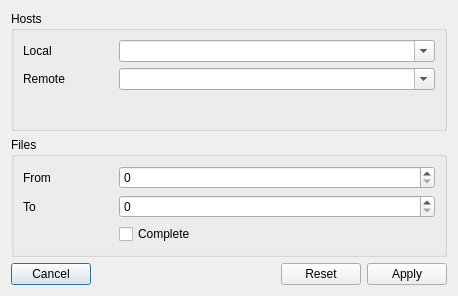
<?xml version="1.0" encoding="UTF-8"?>
<ui version="4.0">
 <class>FilterDialog</class>
 <widget class="QDialog" name="FilterDialog">
  <property name="geometry">
   <rect>
    <x>0</x>
    <y>0</y>
    <width>458</width>
    <height>296</height>
   </rect>
  </property>
  <property name="windowTitle">
   <string>Filter</string>
  </property>
  <layout class="QVBoxLayout" name="verticalLayout">
   <item>
    <widget class="QGroupBox" name="groupBox">
     <property name="title">
      <string>Hosts</string>
     </property>
     <layout class="QFormLayout" name="formLayout">
      <item row="0" column="0">
       <widget class="QLabel" name="label_1">
        <property name="minimumSize">
         <size>
          <width>90</width>
          <height>0</height>
         </size>
        </property>
        <property name="text">
         <string>Local</string>
        </property>
       </widget>
      </item>
      <item row="0" column="1">
       <widget class="QComboBox" name="local">
        <property name="editable">
         <bool>true</bool>
        </property>
       </widget>
      </item>
      <item row="1" column="0">
       <widget class="QLabel" name="label_2">
        <property name="minimumSize">
         <size>
          <width>90</width>
          <height>0</height>
         </size>
        </property>
        <property name="text">
         <string>Remote</string>
        </property>
       </widget>
      </item>
      <item row="1" column="1">
       <widget class="QComboBox" name="remote">
        <property name="editable">
         <bool>true</bool>
        </property>
       </widget>
      </item>
     </layout>
    </widget>
   </item>
   <item>
    <widget class="QGroupBox" name="groupBox_2">
     <property name="title">
      <string>Files</string>
     </property>
     <layout class="QFormLayout" name="formLayout_2">
      <item row="0" column="0">
       <widget class="QLabel" name="label_3">
        <property name="minimumSize">
         <size>
          <width>90</width>
          <height>0</height>
         </size>
        </property>
        <property name="text">
         <string>From</string>
        </property>
       </widget>
      </item>
      <item row="0" column="1">
       <widget class="QSpinBox" name="min">
        <property name="maximum">
         <number>1000</number>
        </property>
       </widget>
      </item>
      <item row="1" column="0">
       <widget class="QLabel" name="label_4">
        <property name="minimumSize">
         <size>
          <width>90</width>
          <height>0</height>
         </size>
        </property>
        <property name="text">
         <string>To</string>
        </property>
       </widget>
      </item>
      <item row="1" column="1">
       <widget class="QSpinBox" name="max">
        <property name="maximum">
         <number>1000</number>
        </property>
       </widget>
      </item>
      <item row="2" column="1">
       <widget class="QCheckBox" name="complete">
        <property name="text">
         <string>Complete</string>
        </property>
       </widget>
      </item>
     </layout>
    </widget>
   </item>
   <item>
    <layout class="QHBoxLayout" name="horizontalLayout">
     <item>
      <widget class="QPushButton" name="cancel">
       <property name="text">
        <string>Cancel</string>
       </property>
      </widget>
     </item>
     <item>
      <spacer name="spacer">
       <property name="orientation">
        <enum>Qt::Horizontal</enum>
       </property>
       <property name="sizeHint" stdset="0">
        <size>
         <width>40</width>
         <height>20</height>
        </size>
       </property>
      </spacer>
     </item>
     <item>
      <widget class="QPushButton" name="reset">
       <property name="text">
        <string>Reset</string>
       </property>
      </widget>
     </item>
     <item>
      <widget class="QPushButton" name="apply">
       <property name="text">
        <string>Apply</string>
       </property>
      </widget>
     </item>
    </layout>
   </item>
  </layout>
 </widget>
 <resources/>
 <connections/>
</ui>
